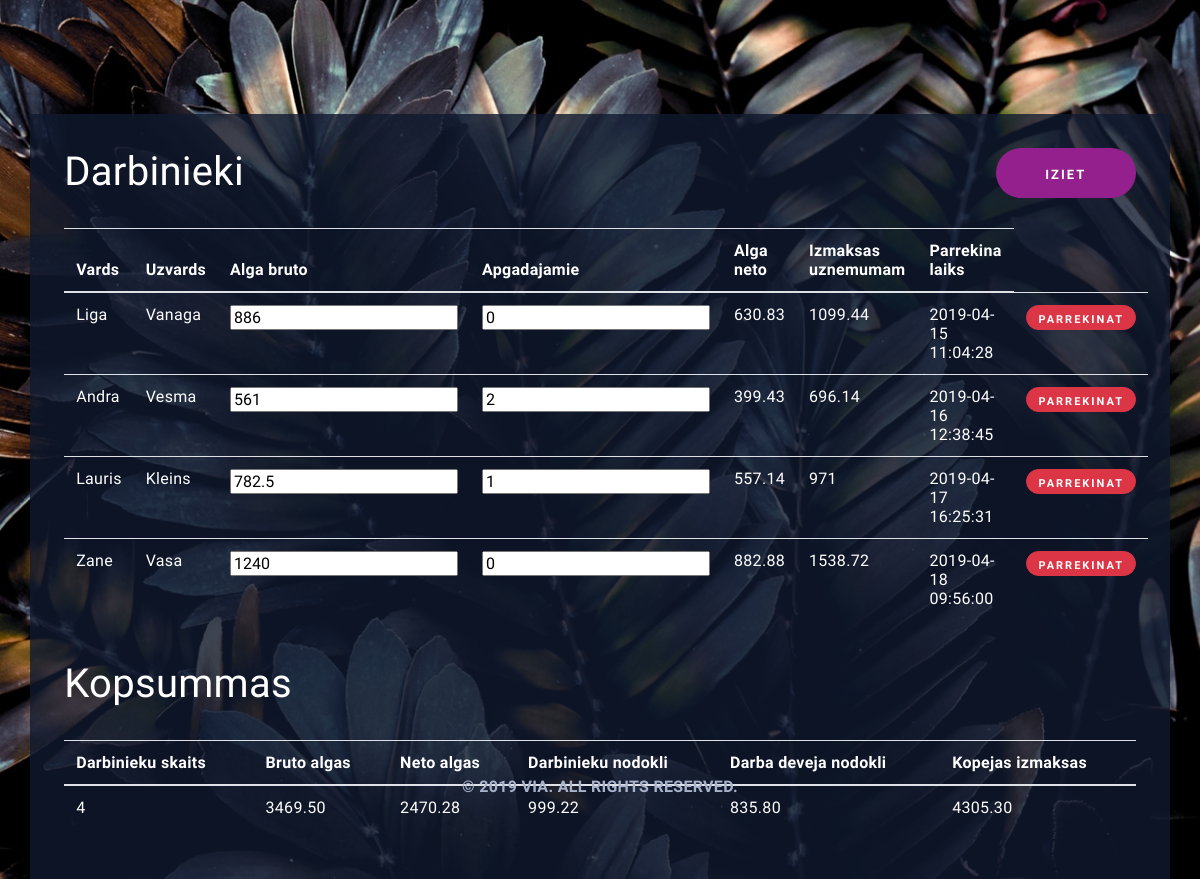
The app's page /welcome_editor.php (signed in) with its own data.
### tables this page shows
CREATE TABLE IF NOT EXISTS `data` (
  `id` int(11) NOT NULL,
  `user_id` int(11) NOT NULL,
  `period_start` datetime NOT NULL,
  `period_end` datetime NOT NULL,
  `bruto` float NOT NULL,
  `taxes_employee` float NOT NULL,
  `taxes_employer` float NOT NULL,
  `neto` float NOT NULL,
  `dependents` int(2) NOT NULL,
  `created_at` datetime NOT NULL DEFAULT CURRENT_TIMESTAMP ON UPDATE CURRENT_TIMESTAMP
);

CREATE TABLE IF NOT EXISTS `users` (
  `id` int(11) NOT NULL,
  `name` varchar(50) NOT NULL,
  `surname` varchar(100) NOT NULL,
  `personal_code` varchar(12) NOT NULL,
  `email` varchar(100) NOT NULL,
  `role` varchar(25) NOT NULL,
  `password` varchar(255) NOT NULL,
  `created_at` datetime NOT NULL DEFAULT CURRENT_TIMESTAMP
);

### welcome_editor.php (the view, shortened to what this page needs)
<?php
class ReadData
{
    public static function readUserTable($pdo)
    {
        $statement = $pdo->prepare("SELECT * FROM users LEFT OUTER JOIN data ON users.id=data.user_id WHERE users.role = 'view'");
        $statement->execute();
        $users = $statement->fetchAll(PDO::FETCH_CLASS, "User");
        return $users;
    }
}
class ReadSumData
{
    public static function readDataTable($pdo)
    {
        $statement = $pdo->prepare("SELECT COUNT(user_id) as count_user_id, ROUND(SUM(bruto),2) as sum_bruto, ROUND(SUM(taxes_employee),2) as sum_taxes_employee, ROUND(SUM(taxes_employer),2) as sum_taxes_employer, ROUND(SUM(neto),2) as sum_neto, ROUND(SUM(bruto)+SUM(taxes_employer),2) as sum_sum FROM data");
        $statement->execute();
        $sumSalary = $statement->fetchAll(PDO::FETCH_CLASS, "Data");
        return $sumSalary;
    }
}
require "db_connect.php";
$users = ReadData::readUserTable($pdo);
$sumSalary = ReadSumData::readDataTable($pdo);
require "header.php";
?>
<body>
<div class="background-image"></div>
<main class="container">
    <div class="row">
        <div class="dark_container col-12">
            <a href="logout.php" class="btn btn_logout uppercase" id="signout">Iziet</a>
            <h1>Darbinieki</h1><br>
            <table class="table table-hover user_table">
                <thead>
                    <tr>
                        <th scope="col">Vards</th>
                        <th scope="col">Uzvards</th>
                        <th scope="col">Alga bruto</th>
						<th scope="col">Apgadajamie</th>
                        <th scope="col">Alga neto</th>
						<th scope="col">Izmaksas uznemumam</th>
						<th scope="col">Parrekina laiks</th>
                    </tr>
                </thead>
                <tbody>
                    <?php foreach ($users as $user) { ?>
                        <tr>
                            <form action="<?php echo htmlspecialchars($_SERVER["PHP_SELF"]); ?>" method="post">
                                <td><?= $user->name ?></td>
                                <td><?= $user->surname ?></td>
                                <td><input type="text" name="newSalary" value="<?= $user->bruto ?>">
								<td><input type="text" name="newDependents" value="<?= $user->dependents ?>">
                                <td><?= $user->neto ?></td>
								<td><?= $user->bruto + $user->taxes_employer ?></td>
								<td><?= $user->created_at ?></td>
                                <td><button type="submit" class="btn btn-danger uppercase" value="calculate">Parrekinat</button></td>
                            </form>
                        </tr>
                    <?php }; ?>
                </tbody>
            </table>
			<br><h1>Kopsummas</h1><br>
			<table class="table table-hover user_table">
                <thead>
                    <tr>
                        <th scope="col">Darbinieku skaits</th>
                        <th scope="col">Bruto algas</th>
						<th scope="col">Neto algas</th>
                        <th scope="col">Darbinieku nodokli</th>
                        <th scope="col">Darba deveja nodokli</th>
						<th scope="col">Kopejas izmaksas</th>
                    </tr>
                </thead>
                <tbody>
                    <?php foreach ($sumSalary as $salary) { ?>
                        <tr>
                                <td><?= $salary->count_user_id ?></td>
                                <td><?= $salary->sum_bruto ?></td>
								<td><?= $salary->sum_neto ?></td>
                                <td><?= $salary->sum_taxes_employee ?></td>
								<td><?= $salary->sum_taxes_employer ?></td>
								<td><?= $salary->sum_sum ?></td>
                        </tr>
                    <?php }; ?>
                </tbody>
            </table>
        </div>
    </div>
</main>
<?php
require "footer.php";
?>
</body>
</html>

### styles.css (style rules this page uses)
body { overflow: hidden; font-family: Source Sans Pro, sans-serif; letter-spacing: 0.3px; font-size: 16px; }
.dark_container { background-color: rgba(15, 26, 47, 0.8); margin-top: 10%; color: white; padding: 3%; }
.btn { border-radius: 25px; font-weight: 700; font-size: 13px; letter-spacing: 2px; width: 140px; height: 50px; }
table .btn { font-size: 11px; width: 110px; height: 25px; height: 25px; }
.dark_container a { padding-top: 1.5%; }
.btn_logout { background-color: #94208e; color: white; float: right; }
.uppercase { text-transform: uppercase; }
.user_table tr { color: white; }
div.background-image { height: 100%; width: 100%; margin: 0; background-image: url(images/background.jpg); background-size: cover; z-index: -1; position: absolute; -webkit-animation-duration: 40s; animation-duration: 40s; -webkit-animation-name: bgzoom; animation-name: bgzoom; -webkit-animation-iteration-count: infinite; animation-iteration-count: infinite; }

### records on screen
data: user.name "Liga", user.surname "Vanaga", newSalary "886", newDependents "0", neto "630.83", $user->bruto + $user->taxes_employer "1099.44", created_at "2019-04-15 11:04:28"
data: user.name "Andra", user.surname "Vesma", newSalary "561", newDependents "2", neto "399.43", $user->bruto + $user->taxes_employer "696.14", created_at "2019-04-16 12:38:45"
data: user.name "Lauris", user.surname "Kleins", newSalary "782.5", newDependents "1", neto "557.14", $user->bruto + $user->taxes_employer "971", created_at "2019-04-17 16:25:31"
data: user.name "Zane", user.surname "Vasa", newSalary "1240", newDependents "0", neto "882.88", $user->bruto + $user->taxes_employer "1538.72", created_at "2019-04-18 09:56:00"

### other values on screen
$salary->count_user_id "4"
$salary->sum_bruto "3469.50"
$salary->sum_neto "2470.28"
$salary->sum_taxes_employee "999.22"
$salary->sum_taxes_employer "835.80"
$salary->sum_sum "4305.30"
